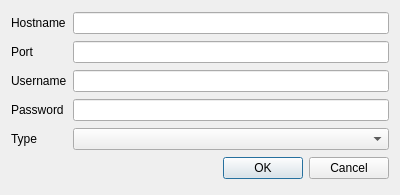
<?xml version="1.0" encoding="UTF-8"?>
<ui version="4.0">
 <class>Proxy</class>
 <widget class="QDialog" name="Proxy">
  <property name="geometry">
   <rect>
    <x>0</x>
    <y>0</y>
    <width>400</width>
    <height>195</height>
   </rect>
  </property>
  <property name="windowTitle">
   <string>Configure proxy</string>
  </property>
  <layout class="QGridLayout" name="gridLayout">
   <item row="0" column="0">
    <widget class="QLabel" name="label">
     <property name="text">
      <string>Hostname</string>
     </property>
    </widget>
   </item>
   <item row="1" column="0">
    <widget class="QLabel" name="label_3">
     <property name="text">
      <string>Port</string>
     </property>
    </widget>
   </item>
   <item row="4" column="1">
    <widget class="QComboBox" name="comboBox"/>
   </item>
   <item row="4" column="0">
    <widget class="QLabel" name="label_2">
     <property name="text">
      <string>Type</string>
     </property>
    </widget>
   </item>
   <item row="3" column="0">
    <widget class="QLabel" name="label_4">
     <property name="text">
      <string>Password</string>
     </property>
    </widget>
   </item>
   <item row="5" column="1">
    <widget class="QDialogButtonBox" name="buttonBox">
     <property name="orientation">
      <enum>Qt::Horizontal</enum>
     </property>
     <property name="standardButtons">
      <set>QDialogButtonBox::Cancel|QDialogButtonBox::Ok</set>
     </property>
    </widget>
   </item>
   <item row="0" column="1">
    <widget class="QLineEdit" name="lineEdit"/>
   </item>
   <item row="2" column="0">
    <widget class="QLabel" name="label_5">
     <property name="text">
      <string>Username</string>
     </property>
    </widget>
   </item>
   <item row="1" column="1">
    <widget class="QLineEdit" name="lineEdit_2">
     <property name="inputMethodHints">
      <set>Qt::ImhNone</set>
     </property>
    </widget>
   </item>
   <item row="2" column="1">
    <widget class="QLineEdit" name="lineEdit_3"/>
   </item>
   <item row="3" column="1">
    <widget class="QLineEdit" name="lineEdit_4">
     <property name="inputMethodHints">
      <set>Qt::ImhHiddenText|Qt::ImhNoAutoUppercase|Qt::ImhNoPredictiveText</set>
     </property>
    </widget>
   </item>
  </layout>
 </widget>
 <resources/>
 <connections>
  <connection>
   <sender>buttonBox</sender>
   <signal>accepted()</signal>
   <receiver>Proxy</receiver>
   <slot>accept()</slot>
   <hints>
    <hint type="sourcelabel">
     <x>248</x>
     <y>254</y>
    </hint>
    <hint type="destinationlabel">
     <x>157</x>
     <y>274</y>
    </hint>
   </hints>
  </connection>
  <connection>
   <sender>buttonBox</sender>
   <signal>rejected()</signal>
   <receiver>Proxy</receiver>
   <slot>reject()</slot>
   <hints>
    <hint type="sourcelabel">
     <x>316</x>
     <y>260</y>
    </hint>
    <hint type="destinationlabel">
     <x>286</x>
     <y>274</y>
    </hint>
   </hints>
  </connection>
 </connections>
</ui>
